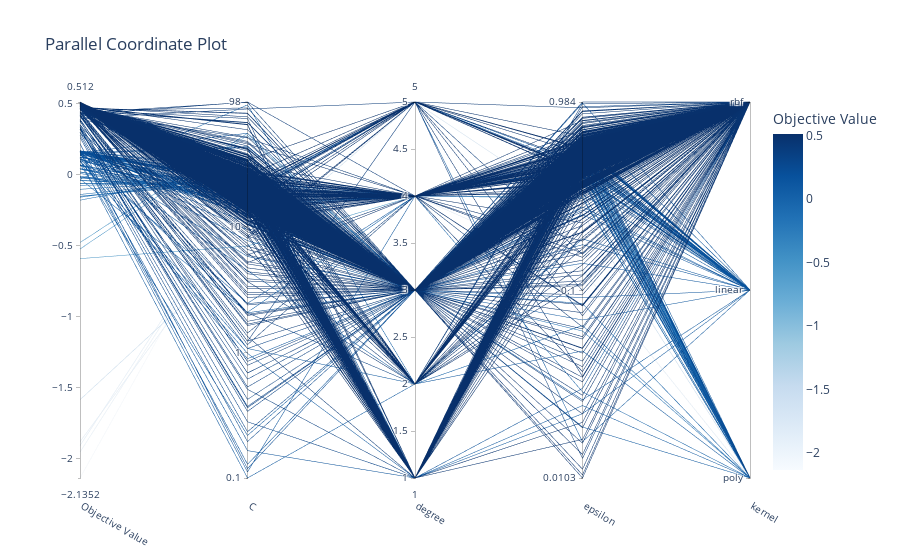

Notebook code cell kept with this figure:
### Code cell
optuna.visualization.plot_parallel_coordinate(study)

### Figure 1 — Plotly figure (JSON) as saved in the notebook; plotly's stock layout.template omitted (floating-point values rounded to 4 significant figures; data arrays with more than 128 entries replaced by an {"elided": "..."} marker saying what was removed)
{"data": [{"dimensions": [{"label": "Objective Value", "range": [-2.135, 0.512], "values": {"elided": "1000 float values"}}, {"label": "C", "range": [-0.9993, 1.991], "ticktext": ["0.1", "1", "10", "98"], "tickvals": [-0.9993, 0, 1, 1.991], "values": {"elided": "1000 float values"}}, {"label": "degree", "range": [1, 5], "values": {"elided": "1000 int values"}}, {"label": "epsilon", "range": [-1.988, -0.007002], "ticktext": ["0.0103", "0.1", "0.984"], "tickvals": [-1.988, -1, -0.007002], "values": {"elided": "1000 float values"}}, {"label": "kernel", "range": [0, 2], "ticktext": ["poly", "linear", "rbf"], "tickvals": [0, 1, 2], "values": {"elided": "1000 int values"}}], "labelangle": 30, "labelside": "bottom", "line": {"color": {"elided": "1000 float values"}, "colorbar": {"title": {"text": "Objective Value"}}, "colorscale": [[0, "rgb(247,251,255)"], [0.125, "rgb(222,235,247)"], [0.25, "rgb(198,219,239)"], [0.375, "rgb(158,202,225)"], [0.5, "rgb(107,174,214)"], [0.625, "rgb(66,146,198)"], [0.75, "rgb(33,113,181)"], [0.875, "rgb(8,81,156)"], [1, "rgb(8,48,107)"]], "reversescale": false, "showscale": true}, "type": "parcoords"}], "layout": {"title": {"text": "Parallel Coordinate Plot"}}}
